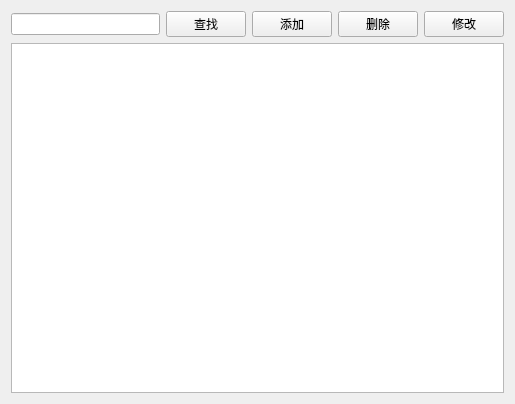
<?xml version="1.0" encoding="UTF-8"?>
<ui version="4.0">
 <class>PatientView</class>
 <widget class="QWidget" name="PatientView">
  <property name="geometry">
   <rect>
    <x>0</x>
    <y>0</y>
    <width>515</width>
    <height>404</height>
   </rect>
  </property>
  <property name="windowTitle">
   <string>患者管理</string>
  </property>
  <layout class="QVBoxLayout" name="verticalLayout">
   <item>
    <layout class="QHBoxLayout" name="horizontalLayout">
     <item>
      <widget class="QLineEdit" name="lineEdit"/>
     </item>
     <item>
      <widget class="QPushButton" name="btSearch">
       <property name="text">
        <string>查找</string>
       </property>
      </widget>
     </item>
     <item>
      <widget class="QPushButton" name="btAdd">
       <property name="text">
        <string>添加</string>
       </property>
      </widget>
     </item>
     <item>
      <widget class="QPushButton" name="btDelete">
       <property name="text">
        <string>删除</string>
       </property>
      </widget>
     </item>
     <item>
      <widget class="QPushButton" name="btEdit">
       <property name="text">
        <string>修改</string>
       </property>
      </widget>
     </item>
    </layout>
   </item>
   <item>
    <widget class="QTableView" name="tableView"/>
   </item>
  </layout>
 </widget>
 <resources/>
 <connections/>
</ui>
